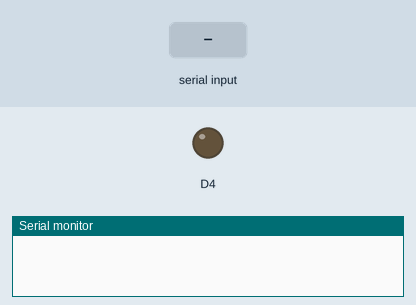
Recording of a sketch running on a simulated ESP8266 (NodeMCU). On the bench: output pins drawn as LEDs (lit = HIGH), the last lines printed to the serial monitor. The test bench sets the inputs (shaded band).

Above: at 1.2 s.
1.3 s: "1" received over the second serial link
At 2.5 s:
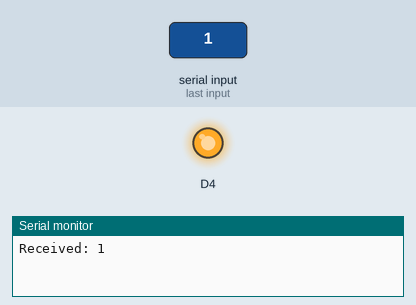
2.8 s: "0" received over the second serial link
At 3.7 s:
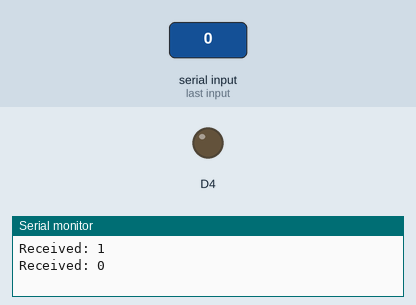
Timing chart, 0 to 5.8 s (numbered marks = the images above; inputs shaded):
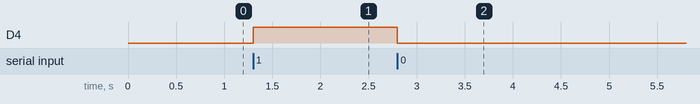

Measured:
- after the input at 1.3 s, D4: LOW → HIGH at once
- after the input at 2.8 s, D4: HIGH → LOW at once

The sketch:

receiver_nodemcu.ino
```cpp
#include <SoftwareSerial.h>

SoftwareSerial HC12(D7, D8); //D7- HC-12 TX Pin,D8- HC-12 RX Pin

void setup() {
  Serial.begin(9600);             // Serial port to computer
  HC12.begin(9600);               // Serial port to HC12
  pinMode(2, OUTPUT);
}

void loop() {
  if (HC12.available()) {
    char receivedChar = HC12.read();  // Read the byte
    Serial.print("Received: ");
    Serial.println(receivedChar);

    if (receivedChar == '1') {
      digitalWrite(2, HIGH);  // Turn ON LED or Buzzer
    }
    if (receivedChar == '0') {
      digitalWrite(2, LOW);  // Turn OFF LED or Buzzer
    }
  }
}
```
